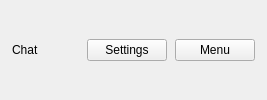
<?xml version="1.0" encoding="UTF-8"?>
<ui version="4.0">
 <class>ChatHeaderWidget</class>
 <widget class="QWidget" name="ChatHeaderWidget">
  <property name="minimumSize">
   <size><width>0</width><height>40</height></size>
  </property>
  <layout class="QHBoxLayout" name="mainLayout">
   <property name="leftMargin"><number>12</number></property>
   <property name="topMargin"><number>6</number></property>
   <property name="rightMargin"><number>12</number></property>
   <property name="bottomMargin"><number>6</number></property>
   <property name="spacing"><number>8</number></property>
   <item>
    <widget class="QLabel" name="titleLabel">
     <property name="text"><string>Chat</string></property>
    </widget>
   </item>
   <item>
    <spacer name="headerSpacer">
     <property name="orientation"><enum>Qt::Orientation::Horizontal</enum></property>
     <property name="sizeHint" stdset="0">
      <size><width>40</width><height>20</height></size>
     </property>
    </spacer>
   </item>
   <item>
    <widget class="QPushButton" name="settingsButton">
     <property name="text"><string>Settings</string></property>
    </widget>
   </item>
   <item>
    <widget class="QPushButton" name="menuButton">
     <property name="text"><string>Menu</string></property>
    </widget>
   </item>
  </layout>
 </widget>
 <layoutdefault spacing="6" margin="11"/>
 <resources/>
 <connections/>
</ui>
